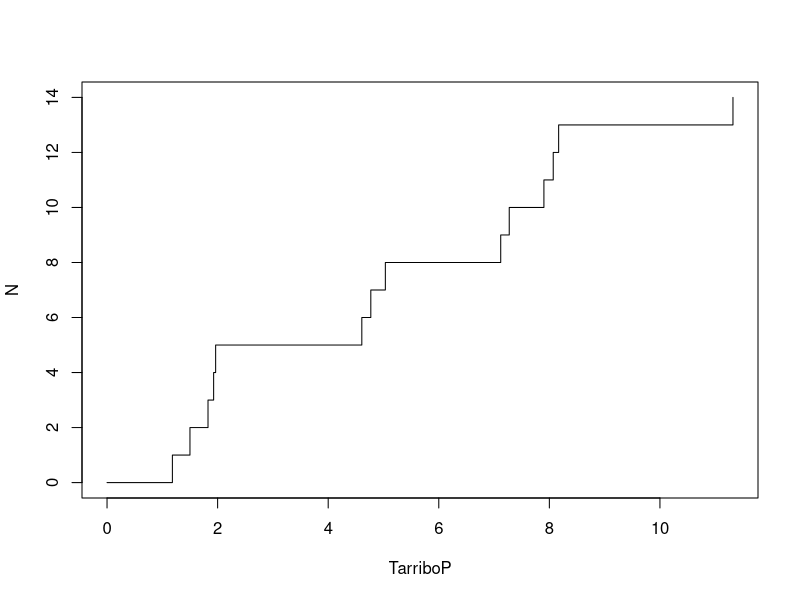
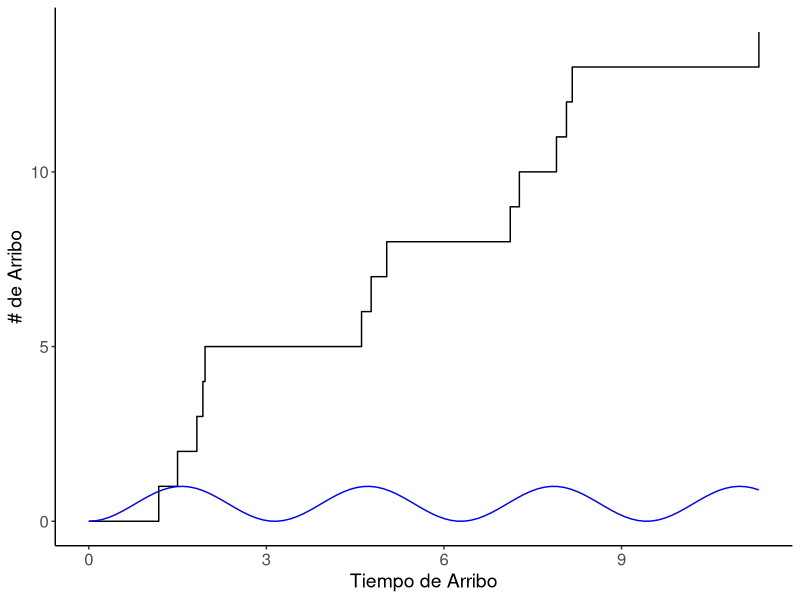

Generate these figures, in order, with R:
#set.seed(1998)
library(tidyverse)
library(ggplot2)
f2<-function(x){
  sin(x)**2
}
lambda=2 #tau~exp(1/2)
Tarribo<-NULL
Tarribo[1]<-rexp(1,lambda)
#Queremos un t hasta 10
t<-10
x<-seq(0,10,by=.05)# Definición del eje X
k=1
while(Tarribo[k]<t){
  Tarribo[k+1]<-Tarribo[k]+rexp(1,lambda)
  k<-k+1
}

Aceptar= Tarribo[runif(1,0,1)<sin(Tarribo)*sin(Tarribo)]

Tarribo<-sort(Aceptar)

Tarribo
TarriboP<-NULL
for (i in 1:length(Tarribo)){
  TarriboP[2*(i-1)+1]<-Tarribo[i]
  TarriboP[2*(i-1)+2]<-Tarribo[i]
}
Tarribo<-c(0,Tarribo)
TarriboP<-c(0,TarriboP)
length(TarriboP)
N<-NULL
for (i in 1:(length(Tarribo))){
  N[2*(i-1)+1]<-(i-1)
  N[2*(i-1)+2]<-i
}
N<-N[-length(Tarribo)*2]
N<-N[-(length(Tarribo)*2-1)]
N<-c(0,N)
N
plot(TarriboP,N,type="l")

Tarribo
df<-data.frame(TarriboP,N)
prev <-ggplot(df,aes(x=TarriboP))+geom_line(aes(y=N))+theme(plot.title = element_text(hjust=.5))+
  xlab("Tiempo de Arribo")+ylab("# de Arribo") 

prev + stat_function(fun=f2,color='blue') + theme_classic() +
  theme(axis.text=element_text(size=12), axis.title=element_text(size=14))  

